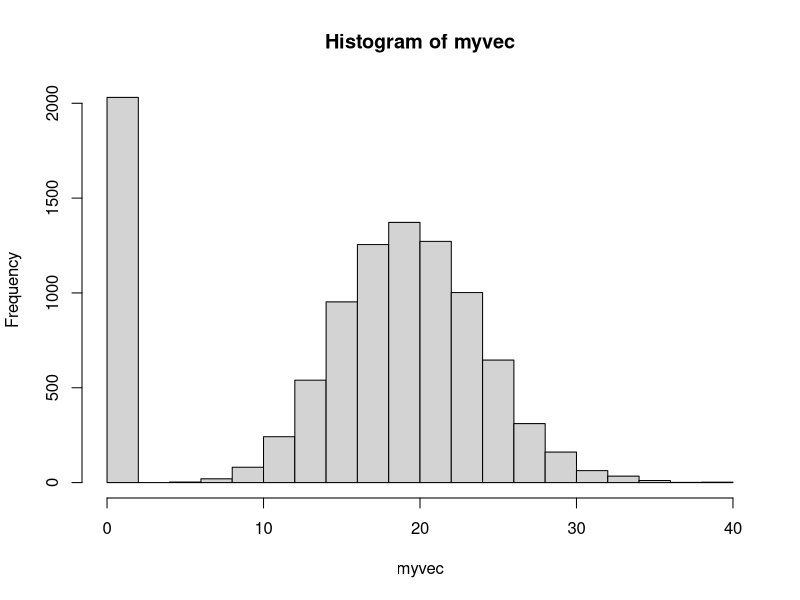

Reproduce this figure in R.
## Generate data from ZIP##
ZIP_r<- function(n,pi,theta){
  Z<- rbinom(size=1,n=n,p=pi)
  Y<- NULL
  for(i in 1:n){
    if(Z[i]==1) Y<- c(Y,0)
    else Y<- c(Y,rpois(1,lambda = theta))
  }
  return(Y)
}

myvec<- ZIP_r(n=10000,pi=0.2,theta=20)
hist(myvec)


